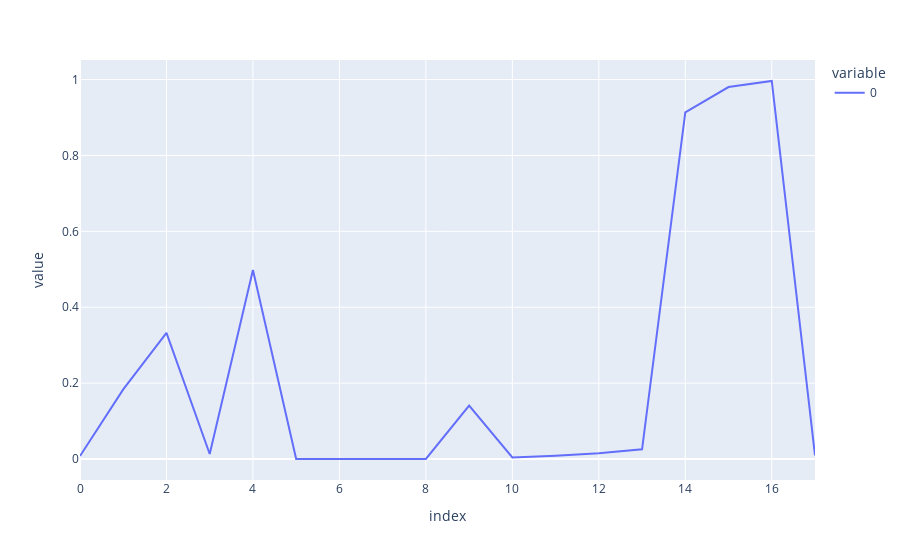

Notebook cell for this chart:
### Code cell
# Plot it! Which tokens did it do well on? Which poorly? Why?
px.line(predictions.cpu(), hover_name=str_tokens[1:])

### Figure 1 — Plotly figure (JSON) as saved in the notebook; plotly's stock layout.template omitted (floating-point values rounded to 4 significant figures)
{"data": [{"hovertemplate": "<b>%{hovertext}</b><br><br>variable=0<br>index=%{x}<br>value=%{y}<extra></extra>", "hovertext": ["This", " is", " a", " story", " about", " Qu", "om", "atar", "us", ".", " When", " one", " day", " Qu", "om", "atar", "us", " decided"], "legendgroup": "0", "line": {"color": "#636efa", "dash": "solid"}, "marker": {"symbol": "circle"}, "mode": "lines", "name": "0", "orientation": "v", "showlegend": true, "type": "scatter", "x": [0, 1, 2, 3, 4, 5, 6, 7, 8, 9, 10, 11, 12, 13, 14, 15, 16, 17], "xaxis": "x", "y": [0.007766, 0.1836, 0.3326, 0.01327, 0.4982, 4.159e-05, 0.0003217, 1.813e-05, 0.0001004, 0.1409, 0.004079, 0.008816, 0.01504, 0.02559, 0.9137, 0.9803, 0.9963, 0.009396], "yaxis": "y"}], "layout": {"legend": {"title": {"text": "variable"}, "tracegroupgap": 0}, "margin": {"t": 60}, "xaxis": {"anchor": "y", "domain": [0, 1], "title": {"text": "index"}}, "yaxis": {"anchor": "x", "domain": [0, 1], "title": {"text": "value"}}}}
